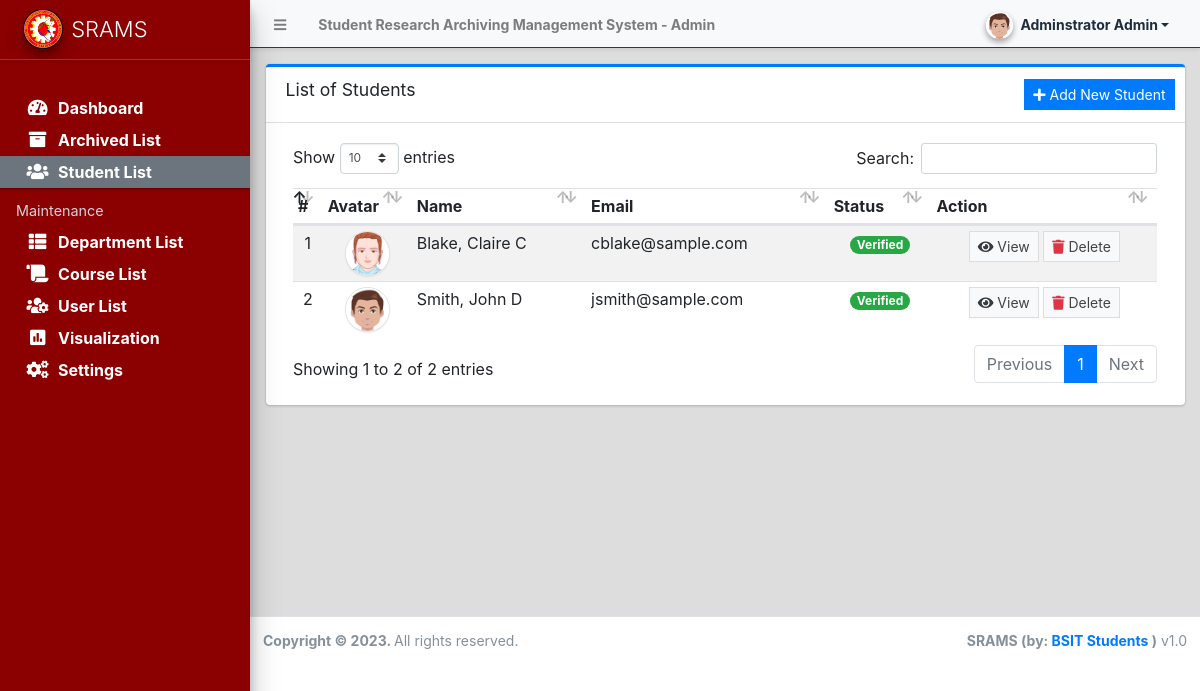
Page /admin/?page=students (signed in) on the committed database.
### tables this page shows
CREATE TABLE `student_list` (
  `id` int(30) NOT NULL,
  `firstname` text NOT NULL,
  `middlename` text NOT NULL,
  `lastname` text NOT NULL,
  `department_id` int(30) NOT NULL,
  `curriculum_id` int(30) NOT NULL,
  `email` text NOT NULL,
  `password` text NOT NULL,
  `gender` varchar(50) NOT NULL,
  `status` tinyint(4) NOT NULL DEFAULT 0,
  `avatar` text NOT NULL,
  `date_created` datetime NOT NULL DEFAULT current_timestamp(),
  `date_updated` datetime DEFAULT NULL ON UPDATE current_timestamp()
);

### config.php (called while the page is built, shortened)
<?php
function validate_image($file){
	if(!empty($file)){
        $ex = explode('?',$file);
        $file = $ex[0];
        $param =  isset($ex[1]) ? '?'.$ex[1]  : '';
		if(is_file(base_app.$file)){
			return base_url.$file.$param;
		}else{
			return base_url.'dist/img/no-image-available.png';
		}
	}else{
		return base_url.'dist/img/no-image-available.png';
	}
}
?>

### admin/students/index.php (the view, shortened to what this page needs)
<div class="card card-outline card-primary">
    <div class="card-header">
        <h3 class="card-title">List of Students</h3>
        <div class="card-tools">
            <a href="javascript:void(0)" id="create_new" class="btn btn-flat btn-sm btn-primary"><span class="fas fa-plus"></span>  Add New Student</a>
        </div>
    </div>
    <div class="card-body">
        <div class="container-fluid">
            <table class="table table-hover table-striped">
                <thead>
                    <tr>
                        <th>#</th>
                        <th>Avatar</th>
                        <th>Name</th>
                        <th>Email</th>
                        <th>Status</th>
                        <th>Action</th>
                    </tr>
                </thead>
                <tbody>
                    <?php
                        $i = 1;
                        $qry = $conn->query("SELECT *,concat(lastname,', ',firstname,' ', middlename) as name from `student_list`  order by concat(lastname,', ',firstname,' ', middlename) asc ");
                        while($row = $qry->fetch_assoc()):
                    ?>
                        <tr>
                            <td class="text-center"><?php echo $i++; ?></td>
                            <td class="text-center"><img src="<?php echo validate_image($row['avatar']) ?>" class="img-avatar img-thumbnail p-0 border-2" alt="user_avatar"></td>
                            <td><?php echo ucwords($row['name']) ?></td>
                            <td><p class="m-0 truncate-1"><?php echo $row['email'] ?></p></td>
                            <td class="text-center">
                                <?php if($row['status'] == 1): ?>
                                    <span class="badge badge-pill badge-success">Verified</span>
                                <?php else: ?>
                                    <span class="badge badge-pill badge-primary">Not Verified</span>
                                <?php endif; ?>
                            </td>
                            <td align="center">
                                <button type="button" class="btn btn-flat btn-default btn-sm view_details" data-id="<?php echo $row['id'] ?>">
                                    <span class="fa fa-eye text-dark"></span> View
                                </button>
                                <button type="button" class="btn btn-flat btn-default btn-sm delete_data" data-id="<?php echo $row['id'] ?>" data-name="<?= $row['email'] ?>">
                                    <span class="fa fa-trash text-danger"></span> Delete
                                </button>
                            </td>
                        </tr>
                    <?php endwhile; ?>
                </tbody>
            </table>
        </div>
    </div>
</div>

### admin/students/index.php (style rules this page uses)
.img-avatar { width:45px; height:45px; object-fit:cover; object-position:center center; border-radius:100%; }

### rows in the picture
student_list: avatar (picture), name "Blake, Claire C", email "cblake@sample.com", status "Verified"
student_list: avatar (picture), name "Smith, John D", email "jsmith@sample.com", status "Verified"

### other values in the picture
$_settings->info('name') "Student Research Archiving Management System"
$_settings->userdata('firstname').' '.$_settings->userdata('lastname') "Adminstrator Admin"
$_settings->info('short_name') "SRAMS"
